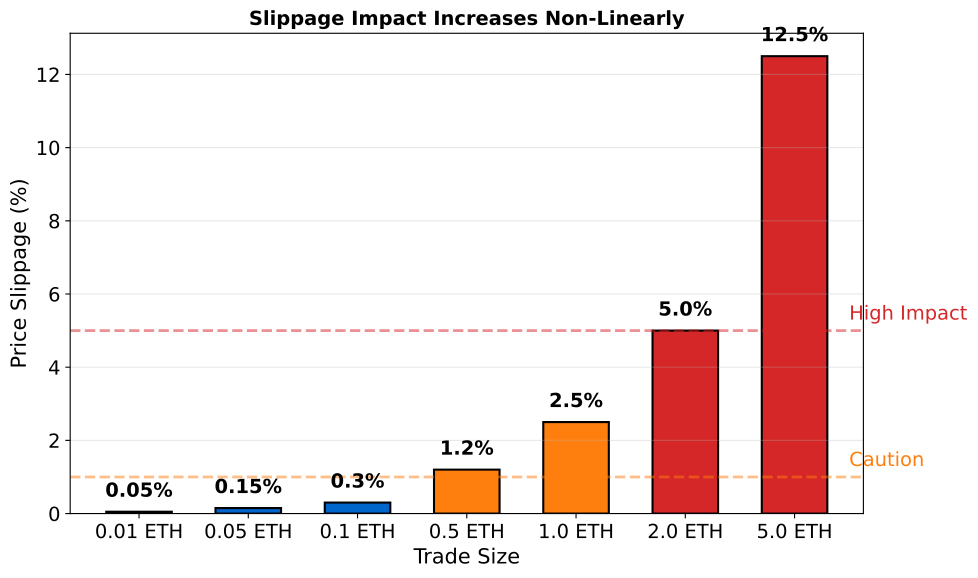

Reproduce this figure in Python.
"""Slippage Impact by Trade Size"""
import matplotlib.pyplot as plt
import numpy as np
from pathlib import Path

plt.rcParams.update({'font.size': 14, 'figure.figsize': (10, 6), 'figure.dpi': 150})
MLBLUE, MLORANGE, MLRED = '#0066CC', '#FF7F0E', '#D62728'

fig, ax = plt.subplots(figsize=(10, 6))

trade_sizes = np.array([0.01, 0.05, 0.1, 0.5, 1.0, 2.0, 5.0])
slippage = np.array([0.05, 0.15, 0.3, 1.2, 2.5, 5.0, 12.5])

colors = [MLBLUE if s < 1 else MLORANGE if s < 5 else MLRED for s in slippage]
bars = ax.bar(range(len(trade_sizes)), slippage, color=colors, edgecolor='black', linewidth=1.5, width=0.6)

for bar, sl in zip(bars, slippage):
    ax.text(bar.get_x() + bar.get_width()/2, bar.get_height() + 0.3, f'{sl}%', ha='center', va='bottom', fontsize=14, fontweight='bold')

ax.axhline(y=1, color=MLORANGE, linestyle='--', alpha=0.5, linewidth=2)
ax.text(6.5, 1.3, 'Caution', fontsize=14, color=MLORANGE)
ax.axhline(y=5, color=MLRED, linestyle='--', alpha=0.5, linewidth=2)
ax.text(6.5, 5.3, 'High Impact', fontsize=14, color=MLRED)

ax.set_xticks(range(len(trade_sizes)))
ax.set_xticklabels([f'{s} ETH' for s in trade_sizes])
ax.set_xlabel('Trade Size', fontsize=15)
ax.set_ylabel('Price Slippage (%)', fontsize=15)
ax.set_title('Slippage Impact Increases Non-Linearly', fontweight='bold', fontsize=14)
ax.grid(True, alpha=0.3, axis='y')
plt.tight_layout()
plt.savefig(Path(__file__).parent / 'chart.pdf', bbox_inches='tight', dpi=300)
plt.close()
